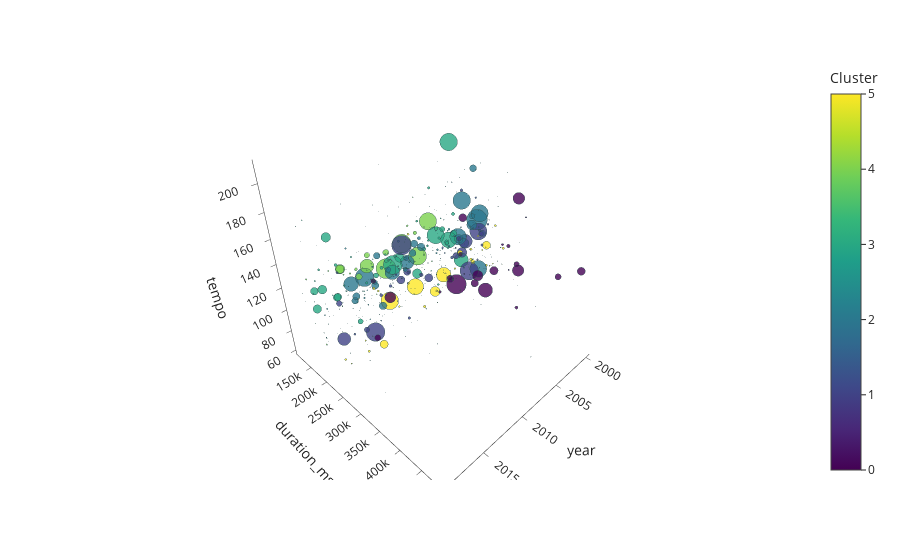

Source (notebook cell):
### Code cell
import plotly.express as px

fig = px.scatter_3d(spotify_cluster_df, x='year', y='duration_ms', z='tempo',
                    color='Cluster', size='instrumentalness',
                    opacity=0.8, template="simple_white")

fig.update_traces(marker=dict(line=dict(width=0.5, color='DarkSlateGrey')),
                  selector=dict(mode='markers'))

fig.show()

### Figure 1 — Plotly figure (JSON) as saved in the notebook; plotly's stock layout.template omitted (floating-point values rounded to 4 significant figures; data arrays with more than 128 entries replaced by an {"elided": "..."} marker saying what was removed)
{"data": [{"hovertemplate": "year=%{x}<br>duration_ms=%{y}<br>tempo=%{z}<br>instrumentalness=%{marker.size}<br>Cluster=%{marker.color}<extra></extra>", "legendgroup": "", "marker": {"color": {"elided": "1899 int values"}, "coloraxis": "coloraxis", "line": {"color": "DarkSlateGrey", "width": 0.5}, "opacity": 0.8, "size": {"elided": "1899 float values"}, "sizemode": "area", "sizeref": 0.002462, "symbol": "circle"}, "mode": "markers", "name": "", "scene": "scene", "showlegend": false, "type": "scatter3d", "x": {"elided": "1899 int values"}, "y": {"elided": "1899 int values"}, "z": {"elided": "1899 float values"}}], "layout": {"coloraxis": {"colorbar": {"title": {"text": "Cluster"}}, "colorscale": [[0, "#440154"], [0.1111, "#482878"], [0.2222, "#3e4989"], [0.3333, "#31688e"], [0.4444, "#26828e"], [0.5556, "#1f9e89"], [0.6667, "#35b779"], [0.7778, "#6ece58"], [0.8889, "#b5de2b"], [1, "#fde725"]]}, "legend": {"itemsizing": "constant", "tracegroupgap": 0}, "margin": {"t": 60}, "scene": {"domain": {"x": [0, 1], "y": [0, 1]}, "xaxis": {"title": {"text": "year"}}, "yaxis": {"title": {"text": "duration_ms"}}, "zaxis": {"title": {"text": "tempo"}}}}}
